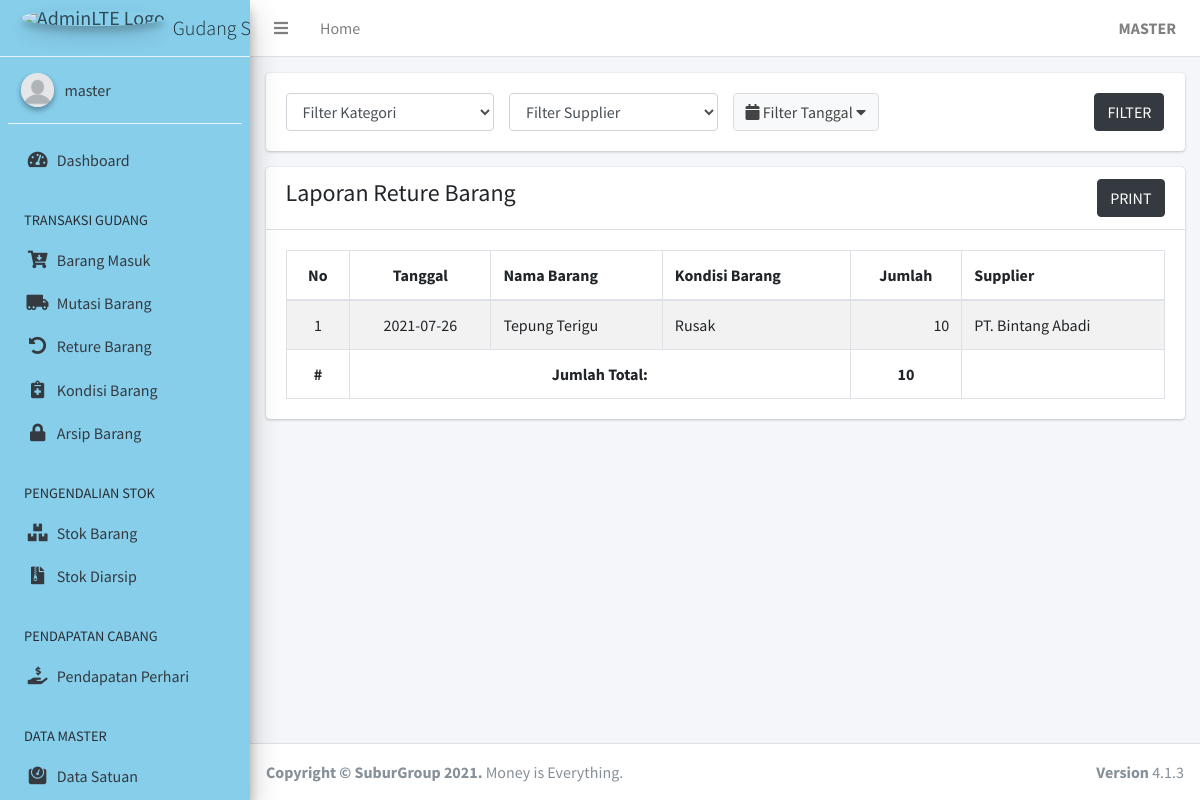
Screenshot of /lap_reture_barang.php (signed in) with the database file from the repository.
### tables this page shows
CREATE TABLE `reture_barang` (
  `id` int(6) NOT NULL,
  `id_barang` int(6) DEFAULT NULL,
  `id_supplier` int(6) DEFAULT NULL,
  `id_kondisi` int(6) DEFAULT NULL,
  `tgl_reture` date DEFAULT NULL,
  `jumlah` int(3) DEFAULT NULL,
  `keterangan` text
);

CREATE TABLE `barang` (
  `id` int(6) NOT NULL,
  `id_kategori` int(11) DEFAULT NULL,
  `nama_barang` varchar(100) DEFAULT NULL,
  `harga` double DEFAULT NULL,
  `stok` int(3) DEFAULT NULL,
  `keterangan` text
);

CREATE TABLE `kondisi` (
  `id` int(6) NOT NULL,
  `nama` varchar(100) DEFAULT NULL,
  `keterangan` text
);

CREATE TABLE `supplier` (
  `id` int(6) NOT NULL,
  `nama` varchar(100) DEFAULT NULL,
  `kontak` char(13) DEFAULT NULL,
  `alamat` text
);

### lap_reture_barang.php (the view, shortened to what this page needs)
<?php
require_once "layouts/header.php";
require_once "app/koneksi.php";
$query = "SELECT reture_barang.*, barang.nama_barang, kondisi.nama as nama_kondisi, supplier.nama as nama_supplier FROM reture_barang INNER JOIN barang ON reture_barang.id_barang = barang.id LEFT JOIN kondisi ON reture_barang.id_kondisi = kondisi.id INNER JOIN supplier ON reture_barang.id_supplier = supplier.id";
$filter_kategori = @$_POST['filter_kategori'] or "";
$filter_supplier = @$_POST['filter_supplier'] or "";
$tanggal_awal = @$_POST['tanggal_awal'] or "";
$tanggal_akhir = @$_POST['tanggal_akhir'] or "";
?>
<div class="row">
  <div class="col-12">
    <form action="" method="POST" class="card">
      <div class="card-body row">
        <div class="col-md-3">
          <select name="filter_kategori" id="filter_kategori" class="form-control">
            <option value="">Filter Kategori</option>
          </select>
        </div>
        <div class="col-md-3">
          <select name="filter_supplier" id="filter_supplier" class="form-control">
            <option value="">Filter Supplier</option>
          </select>
        </div>
        <div class="col-md-4">
          <button type="button" class="btn btn-default" name="filter_tanggal" id="filter_tanggal">
            <i class="fa fa-calendar"></i>
            <span>
              Filter Tanggal
            </span>
            <i class="fa fa-caret-down"></i>
          </button>
        </div>
        <div class="col-md-2 text-right">
          <input type="submit" name="filter" value="FILTER" class="btn btn-primary">
        </div>
      </div>
    </form>
  </div>
</div>
<div class="row">
  <div class="col-12">
    <div class="card">
      <div class="card-header">
        <div class="row">
          <div class="col-md-6">
            <h4>Laporan Reture Barang</h4>
          </div>
          <div class="col-md-6 text-right">
            <a href="laporan/cetak_reture_barang.php?kategori=<?= $filter_kategori ?>&supplier=<?= $filter_supplier ?>&tanggal_awal=<?= $tanggal_awal ?>&tanggal_akhir=<?= $tanggal_akhir ?>" class="btn btn-primary" target="_blank">PRINT</a>
          </div>
        </div>
      </div>
      <div class="card-body">
        <table id="datatable" class="table table-bordered table-striped">
          <thead>
            <tr>
              <th class="text-center">No</th>
              <th class="text-center">Tanggal</th>
              <th>Nama Barang</th>
              <th>Kondisi Barang</th>
              <th class="text-center">Jumlah</th>
              <th>Supplier</th>
            </tr>
          </thead>
          <tbody>
            <?php
            $no = 1;
            $dt = $conn->query($query);
            $total = 0;
            while ($data = $dt->fetch_assoc()) :
            ?>
              <tr>
                <td class="text-center"><?= $no; ?></td>
                <td class="text-center"><?= $data['tgl_reture'] ?></td>
                <td><?= $data['nama_barang'] ?></td>
                <td><?= $data['nama_kondisi'] ?></td>
                <td class="text-right"><?= $data['jumlah'] ?></td>
                <td><?= $data['nama_supplier'] ?></td>
              </tr>
              <?php $no++; ?>
              <?php $total += $data['jumlah'] ?>
            <?php endwhile; ?>
            <tr>
              <th class="text-center">#</th>
              <th class="text-center" colspan="3">Jumlah Total:</th>
              <th class="text-center"><?= $total ?></th>
              <th></th>
            </tr>
          </tbody>
        </table>
      </div>
    </div>
  </div>
</div>
<?php require_once "layouts/footer.php" ?>

### assets/css/style.css (style rules this page uses)
.btn-primary { background-color: #343a40; border-color: #343a40; }
.table tr td { vertical-align: middle; }

### rows the page displays
reture_barang: tgl_reture "2021-07-26", id_barang.nama_barang "Tepung Terigu", id_kondisi.nama "Rusak", jumlah "10", id_supplier.nama "PT. Bintang Abadi"

### other values shown
$user['nama'] "MASTER"
$user['username'] "master"
$total "10"
